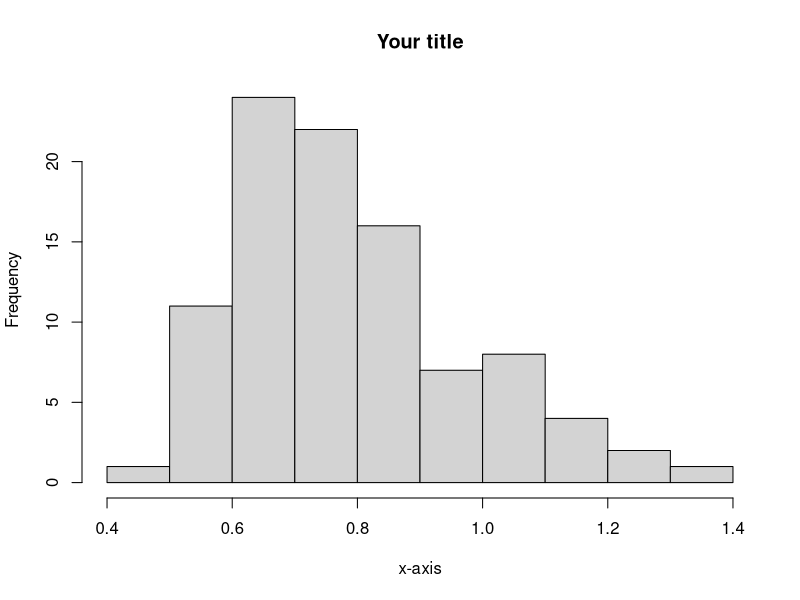

R code for this plot: (Note: this script raises an error after producing the figure.)
# A = 3
# B = 7
# A + B
# A - B
# A / B
# A * B
# C = A / B
# C

# Working with data
NFLdata = read.table(file='NFL12_14.txt', header=TRUE)
Y = NFLdata[,'RatioRush_Pass']

# can use this command to output an image

png(filename='test2.png')
hist(Y, breaks=10, main='Your title', xlab='x-axis')

dev.off() #close the io stream and save the image file

# Normal distribution stuff
pnorm(q=0) # where q is the z-score (standardized value) and output is the probability (0.5)
qnorm(p=0.025) # where p is the area. output is the corresponding z-score
# ^ in above command, can use lower.tail to specify if this is on the upper or lower tail?

# Estimating population mean
ybar = mean(Y)
s = sd(Y)
n = length(Y)

alpha = 0.05
z_alpha_5 = qnorm(p=(alpha/2),lower.tail=FALSE)
LowerBound_5 = ybar - z_alpha_5 * s / sqrt(n)
UpperBound_5 = ybar + z_alpha_5 * s / sqrt(n)
interval_5 = c(LowerBound_5, UpperBound_5)

alpha = 0.01
z_alpha_1 = qnorm(p=(alpha/2),lower.tail=FALSE)
LowerBound_1 = ybar - z_alpha_1 * s / sqrt(n)
UpperBound_1 = ybar + z_alpha_1 * s / sqrt(n)
interval_1 = c(LowerBound_1, UpperBound_1)

# t-distribution
n1 = 10
t_alpha_5
